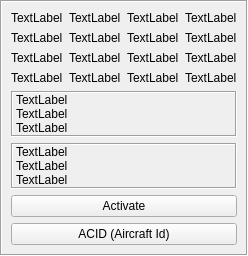
<?xml version="1.0" encoding="UTF-8"?>
<ui version="4.0">
 <class>FPLDlg</class>
 <widget class="QWidget" name="FPLDlg">
  <property name="geometry">
   <rect>
    <x>0</x>
    <y>0</y>
    <width>224</width>
    <height>244</height>
   </rect>
  </property>
  <property name="windowTitle">
   <string>Dialog</string>
  </property>
  <layout class="QVBoxLayout" name="verticalLayout_2">
   <property name="margin">
    <number>0</number>
   </property>
   <item>
    <widget class="QFrame" name="frame">
     <property name="frameShape">
      <enum>QFrame::Box</enum>
     </property>
     <property name="frameShadow">
      <enum>QFrame::Sunken</enum>
     </property>
     <layout class="QVBoxLayout" name="verticalLayout">
      <item>
       <layout class="QGridLayout" name="gridLayout">
        <item row="0" column="0">
         <widget class="QLabel" name="label_1">
          <property name="text">
           <string>TextLabel</string>
          </property>
         </widget>
        </item>
        <item row="0" column="1">
         <widget class="QLabel" name="label_2">
          <property name="text">
           <string>TextLabel</string>
          </property>
         </widget>
        </item>
        <item row="0" column="2">
         <widget class="QLabel" name="label_3">
          <property name="text">
           <string>TextLabel</string>
          </property>
         </widget>
        </item>
        <item row="0" column="3">
         <widget class="QLabel" name="label_4">
          <property name="text">
           <string>TextLabel</string>
          </property>
         </widget>
        </item>
        <item row="1" column="0">
         <widget class="QLabel" name="label_5">
          <property name="text">
           <string>TextLabel</string>
          </property>
         </widget>
        </item>
        <item row="1" column="1">
         <widget class="QLabel" name="label_6">
          <property name="text">
           <string>TextLabel</string>
          </property>
         </widget>
        </item>
        <item row="1" column="2">
         <widget class="QLabel" name="label_7">
          <property name="text">
           <string>TextLabel</string>
          </property>
         </widget>
        </item>
        <item row="1" column="3">
         <widget class="QLabel" name="label_8">
          <property name="text">
           <string>TextLabel</string>
          </property>
         </widget>
        </item>
        <item row="2" column="0">
         <widget class="QLabel" name="label_9">
          <property name="text">
           <string>TextLabel</string>
          </property>
         </widget>
        </item>
        <item row="2" column="1">
         <widget class="QLabel" name="label_10">
          <property name="text">
           <string>TextLabel</string>
          </property>
         </widget>
        </item>
        <item row="2" column="2">
         <widget class="QLabel" name="label_11">
          <property name="text">
           <string>TextLabel</string>
          </property>
         </widget>
        </item>
        <item row="2" column="3">
         <widget class="QLabel" name="label_12">
          <property name="text">
           <string>TextLabel</string>
          </property>
         </widget>
        </item>
        <item row="3" column="0">
         <widget class="QLabel" name="label_13">
          <property name="text">
           <string>TextLabel</string>
          </property>
         </widget>
        </item>
        <item row="3" column="1">
         <widget class="QLabel" name="label_14">
          <property name="text">
           <string>TextLabel</string>
          </property>
         </widget>
        </item>
        <item row="3" column="2">
         <widget class="QLabel" name="label_15">
          <property name="text">
           <string>TextLabel</string>
          </property>
         </widget>
        </item>
        <item row="3" column="3">
         <widget class="QLabel" name="label_16">
          <property name="text">
           <string>TextLabel</string>
          </property>
         </widget>
        </item>
       </layout>
      </item>
      <item>
       <widget class="QLabel" name="label_98">
        <property name="frameShape">
         <enum>QFrame::Box</enum>
        </property>
        <property name="frameShadow">
         <enum>QFrame::Sunken</enum>
        </property>
        <property name="text">
         <string>TextLabel
TextLabel
TextLabel</string>
        </property>
       </widget>
      </item>
      <item>
       <widget class="QLabel" name="label_99">
        <property name="frameShape">
         <enum>QFrame::Box</enum>
        </property>
        <property name="frameShadow">
         <enum>QFrame::Sunken</enum>
        </property>
        <property name="text">
         <string>TextLabel
TextLabel
TextLabel</string>
        </property>
       </widget>
      </item>
      <item>
       <widget class="QPushButton" name="buttonActivate">
        <property name="text">
         <string>Activate</string>
        </property>
       </widget>
      </item>
      <item>
       <widget class="QPushButton" name="pushButtonACID">
        <property name="text">
         <string>ACID (Aircraft Id)</string>
        </property>
       </widget>
      </item>
     </layout>
    </widget>
   </item>
  </layout>
 </widget>
 <resources/>
 <connections/>
</ui>
